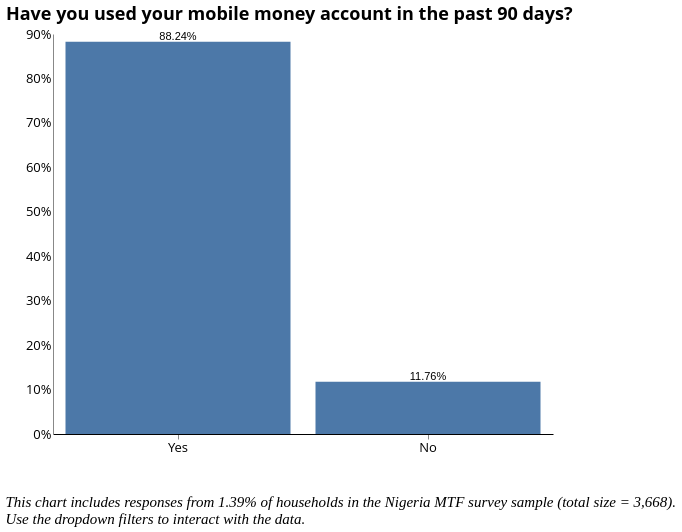

Write a Vega-Lite specification for this figure.
### Vega-Lite specification from a JSON file in a GitHub repository (floating-point values rounded to 4 significant figures)
{"width": 800, "height": 400, "config": {"title": {"fontSize": 18, "font": "Open Sans", "anchor": "center", "fontColor": "#000000"}, "axisX": {"domain": true, "domainColor": "#000000", "grid": false, "labelFont": "Open Sans", "labelFontSize": 13, "titleFont": "Open Sans", "titleFontSize": 13, "titleFontWeight": "normal", "title": "X Axis Title (units)", "labelAngle": 0}, "axisY": {"domain": true, "grid": false, "gridColor": "#DEDDDD", "gridWidth": 1, "labelFont": "Open Sans", "labelFontSize": 13, "labelAngle": 0, "ticks": false, "titleFont": "Open Sans", "titleFontSize": 13, "titleFontWeight": "normal", "titlePadding": 10, "title": "Y Axis Title (units)"}, "range": {"category": ["#2980B9", "#003366", "#FFAE19", "#FF4500", "#438B28", "#45B39D", "#99ADC1", "#212F3C"]}, "legend": {"labelFont": "Open Sans", "labelFontSize": 13, "symbolType": "square", "symbolSize": 100, "titleFont": "Open Sans", "titleFontSize": 13, "titleFontWeight": "normal", "title": "Legend", "orient": "right", "offset": 0, "labelLimit": 0}, "tooltip": {"font": "Open Sans"}, "view": {"stroke": "transparent", "text": {"font": "Open Sans", "color": ["#2980B9", "#003366", "#FFAE19", "#FF4500", "#438B28", "#45B39D", "#99ADC1", "#212F3C"], "fontSize": 13, "align": "right", "fontWeight": 400, "size": 13}, "bar": {"size": 40, "binSpacing": 1, "continuousBandSize": 30, "discreteBandSize": 30, "fill": ["#2980B9", "#003366", "#FFAE19", "#FF4500", "#438B28", "#45B39D", "#99ADC1", "#212F3C"], "stroke": false}}}, "concat": [{"layer": [{"mark": "bar", "encoding": {"tooltip": {"field": "b23", "type": "nominal"}, "x": {"axis": {"title": " "}, "field": "b23", "sort": {"field": "b23", "op": "count", "order": "descending"}, "type": "nominal"}, "y": {"aggregate": "sum", "axis": {"format": "%", "title": ""}, "field": "pct", "type": "quantitative"}}, "height": 400, "selection": {"selector015": {"type": "single", "fields": ["stove"], "bind": {"input": "select", "options": [null, "3-Stone/Open Fire Stove", "Manufactured Stove Traditional", "Koresone Stove", "LPG/Natural Gas Stove", "Electric Stove"], "labels": ["All Responses", "3-Stone/Open Fire Stove", "Manufactured Stove Traditional", "Koresone Stove", "LPG/Natural Gas Stove", "Electric Stove"], "name": "Primary cookstove  "}}, "selector014": {"type": "single", "fields": ["i19a"], "bind": {"input": "select", "options": [null, "Wood purchased", "Wood collected", "Charcoal", "Kerosene", "Crop Residue/Plant Biomass", "LPG/cooking Gas", "Garbage", "Electric", "Piped Natural Gas", "Charcoal Briquettes", "Coal Briquette", "Biomass Briquette", "Coal/lignite", "Other, specify"], "labels": ["All Responses", "Wood Purchased", "Wood Collected", "Charcoal", "Kerosene", "Crop Residue/Plant Biomass", "LPG/Cooking Gas", "Garbage", "Electricity", "Piped Natural Gas", "Charcoal Briquettes", "Coal Briquette", "Biomass Briquette", "Coal/Lignite", "Other"], "name": "Primary source of cooking fuel  "}}, "selector013": {"type": "single", "fields": ["c2"], "bind": {"input": "select", "options": [null, "Yes", "No"], "labels": ["All Responses", "Yes", "No"], "name": "Is the household connected to the national grid?  "}}, "selector011": {"type": "single", "fields": ["locality"], "bind": {"input": "select", "options": [null, 0, 1], "labels": ["National", "Urban", "Rural"], "name": "Locality Breakdown  "}}, "selector012": {"type": "single", "fields": ["elc_aggr_tier"], "bind": {"input": "select", "options": [null, "Tier 0", "Tier 1", "Tier 2", "Tier 3", "Tier 4", "Tier 5"], "labels": ["All Tiers", "Tier 0", "Tier 1", "Tier 2", "Tier 3", "Tier 4", "Tier 5"], "name": "Electricity Tier  "}}}, "transform": [{"joinaggregate": [{"op": "count", "field": "*", "as": "total"}]}, {"calculate": "1 / datum.total", "as": "pct"}], "width": 500}, {"mark": {"type": "text", "align": "center", "baseline": "bottom"}, "encoding": {"text": {"aggregate": "sum", "field": "pct", "format": ".2%", "type": "quantitative"}, "tooltip": {"field": "b23", "type": "nominal"}, "x": {"axis": {"title": " "}, "field": "b23", "sort": {"field": "b23", "op": "count", "order": "descending"}, "type": "nominal"}, "y": {"aggregate": "sum", "axis": {"format": "%", "title": ""}, "field": "pct", "type": "quantitative"}}, "height": 400, "transform": [{"joinaggregate": [{"op": "count", "field": "*", "as": "total"}]}, {"calculate": "1 / datum.total", "as": "pct"}], "width": 500}], "title": {"text": ["Have you used your mobile money account in the past 90 days?"], "color": "black", "subtitleColor": "black"}, "transform": [{"filter": {"selection": "selector015"}}, {"filter": {"selection": "selector014"}}, {"filter": {"selection": "selector013"}}, {"filter": {"selection": "selector011"}}, {"filter": {"selection": "selector012"}}]}], "data": {"name": "data-2a25b69d5ec11ca5e67867718b6da631"}, "title": {"text": ["", "", "This chart includes responses from 1.39% of households in the Nigeria MTF survey sample (total size = 3,668).", "Use the dropdown filters to interact with the data."], "anchor": "start", "baseline": "bottom", "font": "Times New Roman", "fontSize": 15, "fontStyle": "italic", "fontWeight": "normal", "orient": "bottom"}, "$schema": "https://vega.github.io/schema/vega-lite/v4.17.0.json", "datasets": {"data-2a25b69d5ec11ca5e67867718b6da631": [{"hh_id": 1012509343201, "elc_aggr_tier": "Tier 2", "locality": 1, "b23": "No", "i19a": "LPG/cooking gas", "c2": "Yes", "stove": "LPG/Natural Gas Stove"}, {"hh_id": 1012509343201, "elc_aggr_tier": "Tier 2", "locality": 1, "b23": "No", "i19a": "Charcoal", "c2": "Yes", "stove": "NaN"}, {"hh_id": 1013507621901, "elc_aggr_tier": "Tier 3", "locality": 1, "b23": "Yes", "i19a": "Wood collected", "c2": "Yes", "stove": "3-Stone/Open Fire Stove"}, {"hh_id": 1016504160401, "elc_aggr_tier": "Tier 2", "locality": 1, "b23": "Yes", "i19a": "Wood purchased", "c2": "Yes", "stove": "3-Stone/Open Fire Stove"}, {"hh_id": 2005503123501, "elc_aggr_tier": "Tier 3", "locality": 0, "b23": "Yes", "i19a": "Wood purchased", "c2": "Yes", "stove": "3-Stone/Open Fire Stove"}, {"hh_id": 2011512806603, "elc_aggr_tier": "Tier 3", "locality": 1, "b23": "Yes", "i19a": "Wood purchased", "c2": "Yes", "stove": "3-Stone/Open Fire Stove"}, {"hh_id": 2011512806603, "elc_aggr_tier": "Tier 3", "locality": 1, "b23": "Yes", "i19a": "Charcoal", "c2": "Yes", "stove": "NaN"}, {"hh_id": 2011519100101, "elc_aggr_tier": "Tier 2", "locality": 1, "b23": "No", "i19a": "Kerosene", "c2": "Yes", "stove": "NaN"}, {"hh_id": 2011519100901, "elc_aggr_tier": "Tier 2", "locality": 1, "b23": "Yes", "i19a": "Kerosene", "c2": "Yes", "stove": "Koresone Stove"}, {"hh_id": 2011519100912, "elc_aggr_tier": "Tier 0", "locality": 1, "b23": "No", "i19a": "Kerosene", "c2": "Yes", "stove": "Koresone Stove"}, {"hh_id": 2011519101102, "elc_aggr_tier": "Tier 3", "locality": 1, "b23": "Yes", "i19a": "Electric", "c2": "Yes", "stove": "NaN"}, {"hh_id": 2011519101102, "elc_aggr_tier": "Tier 3", "locality": 1, "b23": "Yes", "i19a": "Kerosene", "c2": "Yes", "stove": "Koresone Stove"}, {"hh_id": 3001512841701, "elc_aggr_tier": "Tier 2", "locality": 1, "b23": "Yes", "i19a": "Wood purchased", "c2": "Yes", "stove": "3-Stone/Open Fire Stove"}, {"hh_id": 3005520020601, "elc_aggr_tier": "Tier 3", "locality": 0, "b23": "Yes", "i19a": "Wood collected", "c2": "Yes", "stove": "3-Stone/Open Fire Stove"}, {"hh_id": 3008505641001, "elc_aggr_tier": "Tier 0", "locality": 1, "b23": "Yes", "i19a": "Kerosene", "c2": "Yes", "stove": "Koresone Stove"}, {"hh_id": 3008505641001, "elc_aggr_tier": "Tier 0", "locality": 1, "b23": "Yes", "i19a": "Wood purchased", "c2": "Yes", "stove": "NaN"}, {"hh_id": 3008505644301, "elc_aggr_tier": "Tier 2", "locality": 1, "b23": "Yes", "i19a": "Wood purchased", "c2": "Yes", "stove": "Manufactured Stove Traditional"}, {"hh_id": 3008513021001, "elc_aggr_tier": "Tier 2", "locality": 1, "b23": "Yes", "i19a": "Wood purchased", "c2": "Yes", "stove": "3-Stone/Open Fire Stove"}, {"hh_id": 3008515460801, "elc_aggr_tier": "Tier 3", "locality": 1, "b23": "Yes", "i19a": "LPG/cooking gas", "c2": "Yes", "stove": "LPG/Natural Gas Stove"}, {"hh_id": 3008515460801, "elc_aggr_tier": "Tier 3", "locality": 1, "b23": "Yes", "i19a": "Kerosene", "c2": "Yes", "stove": "NaN"}, {"hh_id": 3008515462201, "elc_aggr_tier": "Tier 3", "locality": 1, "b23": "Yes", "i19a": "Kerosene", "c2": "Yes", "stove": "Koresone Stove"}, {"hh_id": 3008515462201, "elc_aggr_tier": "Tier 3", "locality": 1, "b23": "Yes", "i19a": "LPG/cooking gas", "c2": "Yes", "stove": "NaN"}, {"hh_id": 3008515462601, "elc_aggr_tier": "Tier 3", "locality": 1, "b23": "Yes", "i19a": "LPG/cooking gas", "c2": "Yes", "stove": "LPG/Natural Gas Stove"}, {"hh_id": 3031503520601, "elc_aggr_tier": "Tier 2", "locality": 1, "b23": "Yes", "i19a": "Wood collected", "c2": "Yes", "stove": "3-Stone/Open Fire Stove"}, {"hh_id": 3032522285101, "elc_aggr_tier": "Tier 1", "locality": 1, "b23": "Yes", "i19a": "Wood purchased", "c2": "Yes", "stove": "3-Stone/Open Fire Stove"}, {"hh_id": 4002500244202, "elc_aggr_tier": "Tier 0", "locality": 0, "b23": "Yes", "i19a": "Wood purchased", "c2": "No", "stove": "3-Stone/Open Fire Stove"}, {"hh_id": 4018502702301, "elc_aggr_tier": "Tier 0", "locality": 0, "b23": "Yes", "i19a": "Wood purchased", "c2": "No", "stove": "3-Stone/Open Fire Stove"}, {"hh_id": 4018502702401, "elc_aggr_tier": "Tier 0", "locality": 0, "b23": "Yes", "i19a": "Wood purchased", "c2": "No", "stove": "3-Stone/Open Fire Stove"}, {"hh_id": 4018502702801, "elc_aggr_tier": "Tier 0", "locality": 0, "b23": "Yes", "i19a": "Wood purchased", "c2": "Yes", "stove": "3-Stone/Open Fire Stove"}, {"hh_id": 10001502201302, "elc_aggr_tier": "Tier 0", "locality": 0, "b23": "Yes", "i19a": "Kerosene", "c2": "No", "stove": "Koresone Stove"}, {"hh_id": 10009503603001, "elc_aggr_tier": "Tier 3", "locality": 0, "b23": "Yes", "i19a": "Crop Residue/Plant Biomass", "c2": "Yes", "stove": "3-Stone/Open Fire Stove"}, {"hh_id": 10011506084101, "elc_aggr_tier": "Tier 4", "locality": 1, "b23": "No", "i19a": "Charcoal", "c2": "Yes", "stove": null}, {"hh_id": 10011508623001, "elc_aggr_tier": "Tier 3", "locality": 1, "b23": "Yes", "i19a": "Charcoal", "c2": "Yes", "stove": "Manufactured Stove Traditional"}, {"hh_id": 10011514800402, "elc_aggr_tier": "Tier 0", "locality": 1, "b23": "Yes", "i19a": "Kerosene", "c2": "No", "stove": "Koresone Stove"}, {"hh_id": 10012510700101, "elc_aggr_tier": "Tier 3", "locality": 1, "b23": "Yes", "i19a": "LPG/cooking gas", "c2": "Yes", "stove": "LPG/Natural Gas Stove"}, {"hh_id": 10013509262601, "elc_aggr_tier": "Tier 3", "locality": 1, "b23": "Yes", "i19a": "Charcoal", "c2": "Yes", "stove": "Manufactured Stove Traditional"}, {"hh_id": 10013516800401, "elc_aggr_tier": "Tier 3", "locality": 1, "b23": "Yes", "i19a": "Charcoal", "c2": "Yes", "stove": "Manufactured Stove Traditional"}, {"hh_id": 10013516800601, "elc_aggr_tier": "Tier 2", "locality": 1, "b23": "Yes", "i19a": "LPG/cooking gas", "c2": "Yes", "stove": "LPG/Natural Gas Stove"}, {"hh_id": 10015508150202, "elc_aggr_tier": "Tier 3", "locality": 1, "b23": "Yes", "i19a": "LPG/cooking gas", "c2": "Yes", "stove": "LPG/Natural Gas Stove"}, {"hh_id": 10015508150202, "elc_aggr_tier": "Tier 3", "locality": 1, "b23": "Yes", "i19a": "Kerosene", "c2": "Yes", "stove": "NaN"}, {"hh_id": 10015534862101, "elc_aggr_tier": "Tier 2", "locality": 1, "b23": "Yes", "i19a": "LPG/cooking gas", "c2": "Yes", "stove": "LPG/Natural Gas Stove"}, {"hh_id": 10015534862101, "elc_aggr_tier": "Tier 2", "locality": 1, "b23": "Yes", "i19a": "Kerosene", "c2": "Yes", "stove": "NaN"}, {"hh_id": 10015543840802, "elc_aggr_tier": "Tier 2", "locality": 1, "b23": "Yes", "i19a": "Kerosene", "c2": "Yes", "stove": "NaN"}, {"hh_id": 10015543840802, "elc_aggr_tier": "Tier 2", "locality": 1, "b23": "Yes", "i19a": "Charcoal", "c2": "Yes", "stove": "Manufactured Stove Traditional"}, {"hh_id": 10016503821301, "elc_aggr_tier": "Tier 0", "locality": 1, "b23": "Yes", "i19a": "LPG/cooking gas", "c2": "Yes", "stove": "LPG/Natural Gas Stove"}, {"hh_id": 10016503821301, "elc_aggr_tier": "Tier 0", "locality": 1, "b23": "Yes", "i19a": "Kerosene", "c2": "Yes", "stove": "NaN"}, {"hh_id": 10016503822302, "elc_aggr_tier": "Tier 0", "locality": 1, "b23": "Yes", "i19a": "Kerosene", "c2": "Yes", "stove": "Koresone Stove"}, {"hh_id": 10016503822302, "elc_aggr_tier": "Tier 0", "locality": 1, "b23": "Yes", "i19a": "Kerosene", "c2": "Yes", "stove": "NaN"}, {"hh_id": 10022506702202, "elc_aggr_tier": "Tier 2", "locality": 0, "b23": "Yes", "i19a": "Wood collected", "c2": "No", "stove": "3-Stone/Open Fire Stove"}, {"hh_id": 10022506702204, "elc_aggr_tier": "Tier 0", "locality": 0, "b23": "Yes", "i19a": "Wood purchased", "c2": "No", "stove": "3-Stone/Open Fire Stove"}, {"hh_id": 10032507283401, "elc_aggr_tier": "Tier 0", "locality": 0, "b23": "Yes", "i19a": "Wood collected", "c2": "No", "stove": "3-Stone/Open Fire Stove"}, {"hh_id": 10033505160601, "elc_aggr_tier": "Tier 4", "locality": 0, "b23": "No", "i19a": "Wood purchased", "c2": "Yes", "stove": "3-Stone/Open Fire Stove"}, {"hh_id": 11001500205901, "elc_aggr_tier": "Tier 3", "locality": 1, "b23": "Yes", "i19a": "Kerosene", "c2": "Yes", "stove": "Koresone Stove"}, {"hh_id": 11001500205901, "elc_aggr_tier": "Tier 3", "locality": 1, "b23": "Yes", "i19a": "Charcoal", "c2": "Yes", "stove": "NaN"}, {"hh_id": 11002502206701, "elc_aggr_tier": "Tier 3", "locality": 1, "b23": "Yes", "i19a": "Kerosene", "c2": "Yes", "stove": "Koresone Stove"}, {"hh_id": 11008505724101, "elc_aggr_tier": "Tier 2", "locality": 1, "b23": "No", "i19a": "Kerosene", "c2": "Yes", "stove": "Koresone Stove"}, {"hh_id": 11008505724101, "elc_aggr_tier": "Tier 2", "locality": 1, "b23": "No", "i19a": "Charcoal", "c2": "Yes", "stove": "NaN"}, {"hh_id": 11010513303801, "elc_aggr_tier": "Tier 3", "locality": 1, "b23": "Yes", "i19a": "LPG/cooking gas", "c2": "Yes", "stove": "LPG/Natural Gas Stove"}, {"hh_id": 11010513303801, "elc_aggr_tier": "Tier 3", "locality": 1, "b23": "Yes", "i19a": "Electric", "c2": "Yes", "stove": "NaN"}, {"hh_id": 11010513306301, "elc_aggr_tier": "Tier 4", "locality": 1, "b23": "Yes", "i19a": "Wood purchased", "c2": "Yes", "stove": null}, {"hh_id": 11010513306301, "elc_aggr_tier": "Tier 4", "locality": 1, "b23": "Yes", "i19a": "LPG/cooking gas", "c2": "Yes", "stove": "NaN"}, {"hh_id": 11011514947702, "elc_aggr_tier": "Tier 3", "locality": 1, "b23": "Yes", "i19a": "Charcoal", "c2": "Yes", "stove": "Manufactured Stove Traditional"}, {"hh_id": 11011514947702, "elc_aggr_tier": "Tier 3", "locality": 1, "b23": "Yes", "i19a": "Kerosene", "c2": "Yes", "stove": "NaN"}, {"hh_id": 11011514947702, "elc_aggr_tier": "Tier 3", "locality": 1, "b23": "Yes", "i19a": "Electric", "c2": "Yes", "stove": "NaN"}, {"hh_id": 12000514380201, "elc_aggr_tier": "Tier 4", "locality": 1, "b23": "Yes", "i19a": "Wood purchased", "c2": "Yes", "stove": "3-Stone/Open Fire Stove"}, {"hh_id": 12006506641301, "elc_aggr_tier": "Tier 4", "locality": 1, "b23": "Yes", "i19a": "Garbage", "c2": "Yes", "stove": "3-Stone/Open Fire Stove"}, {"hh_id": 12014501641401, "elc_aggr_tier": "Tier 3", "locality": 1, "b23": "Yes", "i19a": "Wood purchased", "c2": "Yes", "stove": null}, {"hh_id": 12014501641601, "elc_aggr_tier": "Tier 3", "locality": 1, "b23": "Yes", "i19a": "LPG/cooking gas", "c2": "Yes", "stove": "LPG/Natural Gas Stove"}]}}
